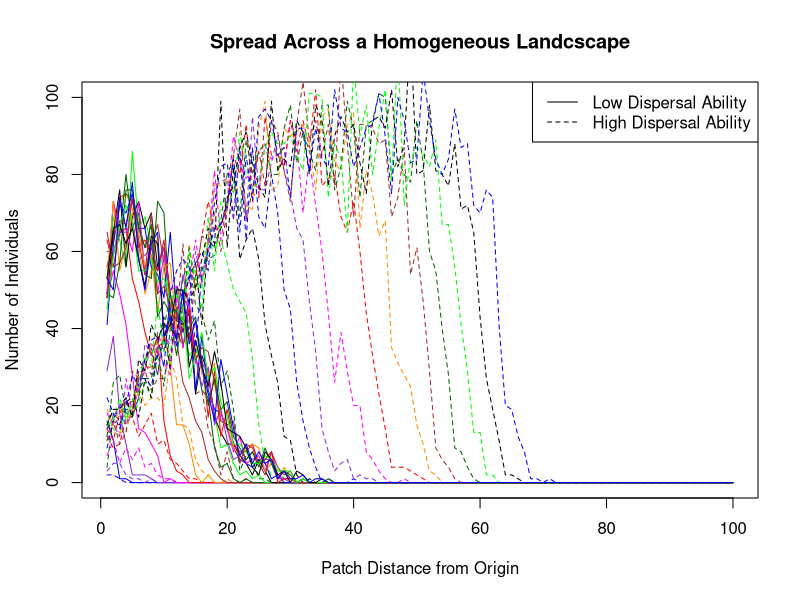
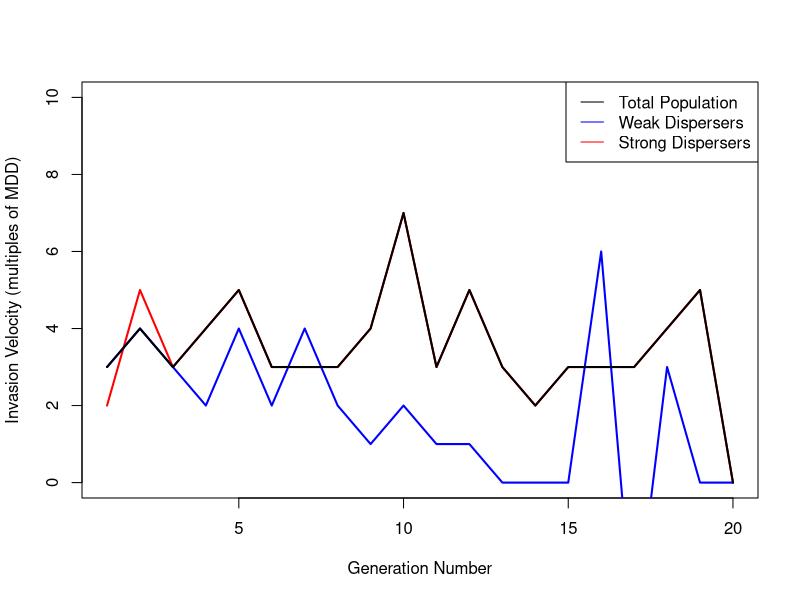
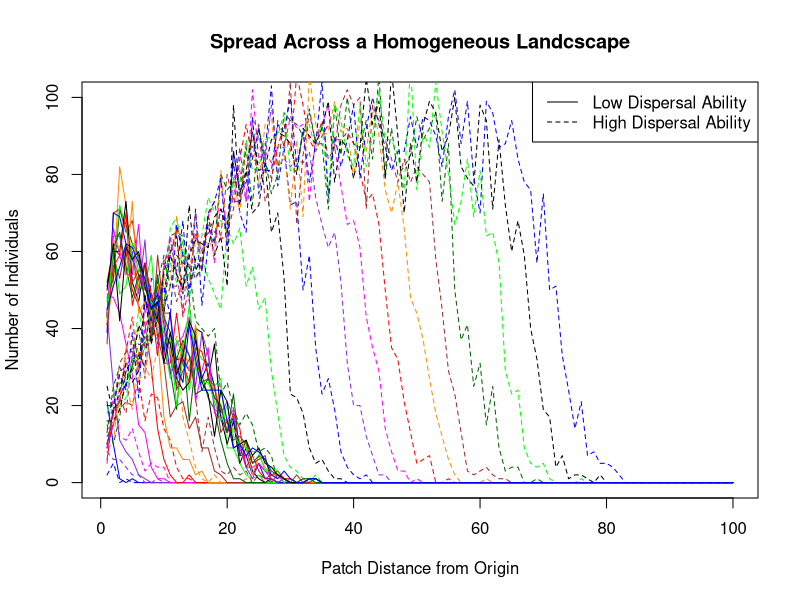
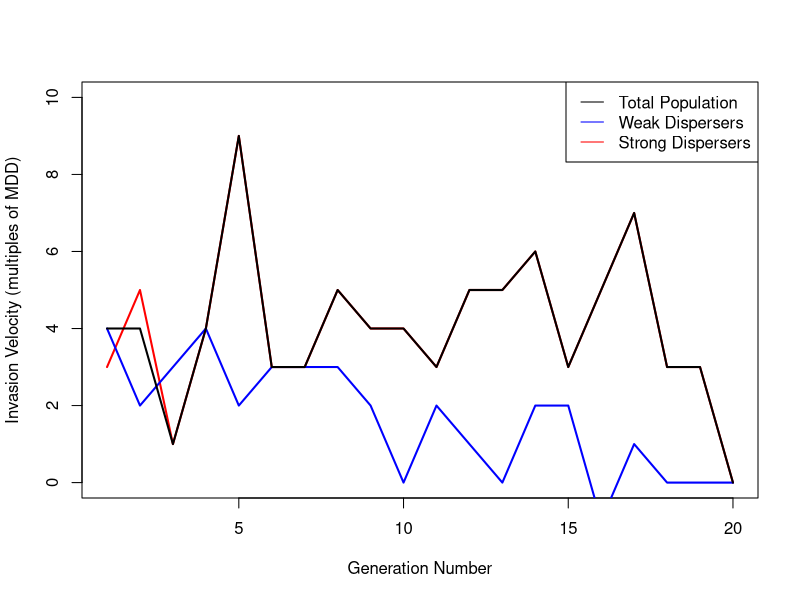
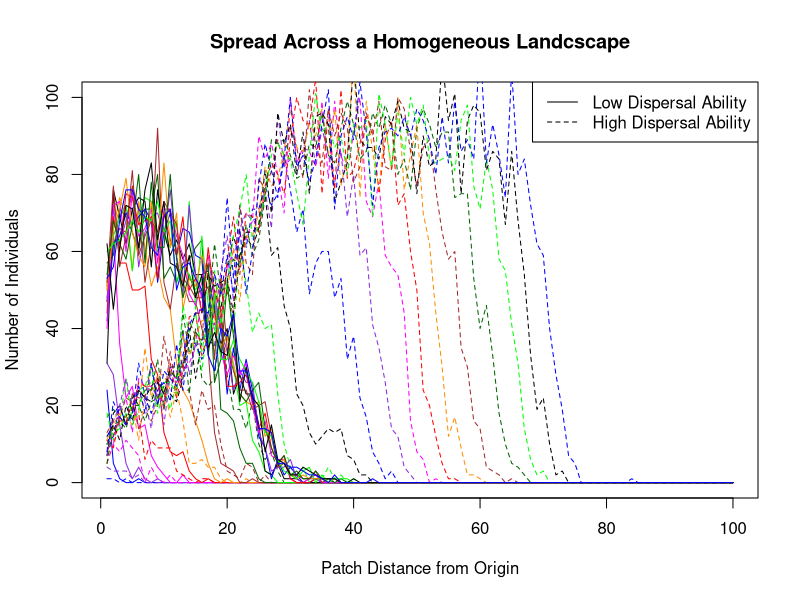
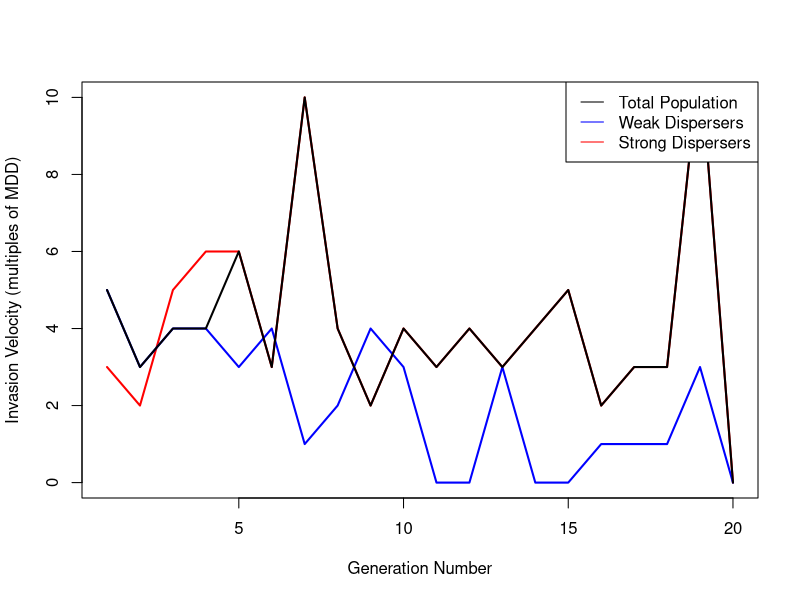
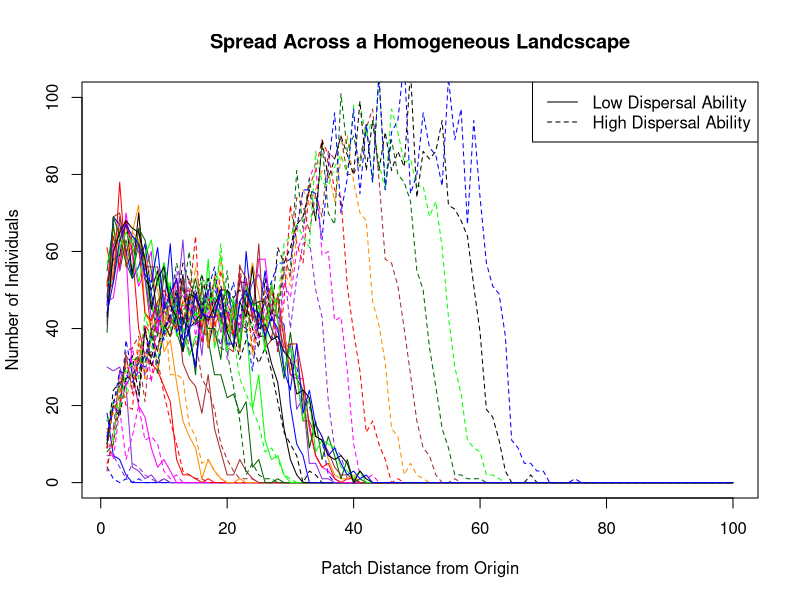
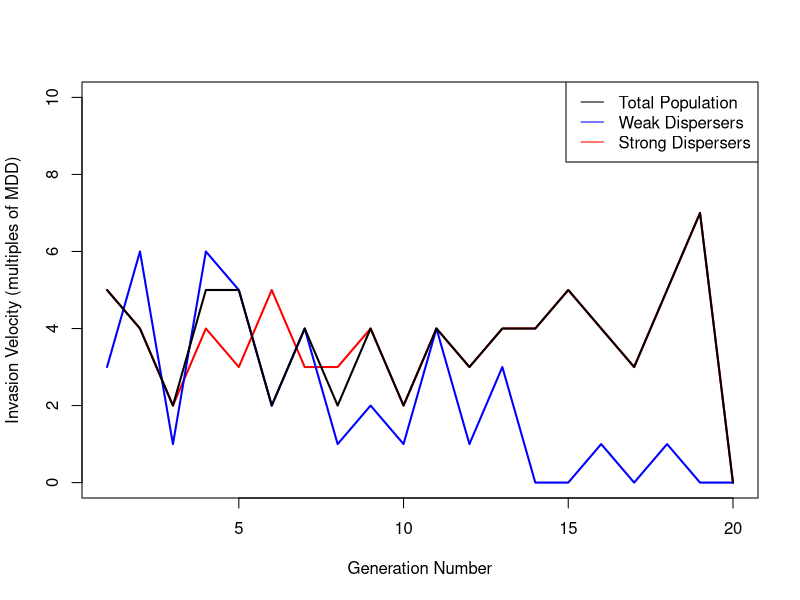

These charts were generated, in order, by the following R code:
## ---- chunk 1
#########################################################

# parameters

#intrinsic rate of increase 
lambda <- 10
#intraspecific competition
alpha <- .1
#distance decay rate (low mdd)
m1 <- 1
#distance decay rate (high mdd)
m2<-0.8
#starting population (small m)
N_0 <- 10
#starting population (big m)
M_0<-2
#number of generations to simulate 
g_max <- 20
#number of patches
patch <- 100
#distance between patches vector
dpatch <- 1
#Define distance vector (for now must be integer distances between patches)
dvect <- seq(from=0,length.out = patch,by=dpatch)

##########################################################
#functions

#seed production function (now discrete)
gNty <- function(j){
  seeds<-vector()
  jnext<-(lambda*j)/(1+alpha*j)
  seeds<-c(seeds,jnext)
  return(round(seeds,0))
}

#dispersal function second version -- refactored to remove unnecessary loops and seperate steps into helpers
disperse2<-function(x,y,m){
  pmove<-vector("numeric", patch)
  if (x==0)
    return(pmove)
  else
    move<-distance(x,m)*direction(x)
  for (i in 1:x){ #this moves seeds to their new home, x is number of seeds, compute for each seed 
    for (j in 1:patch){ #this finds the corresponding home for each seed 
     # place(move[i],pwdist[y,j],pmove[j])
      if (move[i]==pwdist[y,j])
      {pmove[j]<-pmove[j]+1}
    }
  }
 return(pmove) 
}
#dispersal helper -- generate random distances
distance<-function(x,m){
  dist<-round(rexp(x,m),0)
  return(dist)
}

#dispersal helper -- generate random directions
direction<-function(x){
  dir<-rbinom(x,1,0.5)
  sapply(dir,refactor)
}

#direction helper -- refactor 0 to -1
refactor<-function(x){
  if (x==0)
    x<- -1
  else x
}

#calculate how many new patches are colonized at the leading edge this generation
lemove<-function(x){
  moved<-patch-pleft(rev(x))
  return(moved)
}

#lemove helper how many patches left to colonize
pleft<-function(x){
  y<-0
  for (k in 1:patch){
    if (x[k] != 0){
      break
    }
    else y<-y+1
  }
  return(y)
}

#calculate how many patches the leading edge moves each generation
speed<- function(x,y){
  for (i in 1:g_max){
    if (i == 1){
      y[i]<-x[i]-1
   }
    else if (x[i] == 0){
     y[i]<-0
   }
    else
      y[i]=x[i]-x[i-1]
  }
  return(y)
}
##########################################################

# Initialize matrices for storing data

#Population Spread Matrix
#Adds values to each row for each generation
#Coloumns correspond to patches defined by dvect
spread<-matrix(0,g_max,patch)
spread[1,1]<-N_0
spreadhm<-matrix(0,g_max,patch)
spreadhm[1,1]<-M_0
spreadttl<-matrix(0,g_max,patch)
spreadttl[1,]<-spread[1,]+spreadhm[1,]

#Seeds Dispersed
#vector for storing seeds produced, resets each generation
seedsp1<-vector("numeric", patch)
seedsp2<-vector("numeric",patch)
#matrix containing number of plants/seeds in each patch after dispersal
#rows are originating patches where seeds were produced,
#coloumns are where they disperse to
seedsd1<-matrix(0,patch,patch)
seedsd2<-matrix(0,patch,patch)

#Pairwise Distances Matrix
#Distances between patch i,j for row i 
#and coloumn j
pwdist<-matrix(NA,patch,patch)
for (i in 1:patch){
  for (j in 1:patch){
    pwdist[i,j]<-dvect[j]-dvect[i]
  }
}

# vectors for storing colonized patches
col1<-vector("numeric", g_max)
col2<-vector("numeric", g_max)
colt<-vector("numeric", g_max)

#Speed vectors 
speedv1<-vector("numeric", g_max)
speedv2<-vector("numeric",g_max)
speedt<-vector("numeric", g_max)
####################################################################
## ---- chunk 2
#Run Simulation
for (x in 1:10){
  for (i in 1:(g_max-1)){ #for each generation
    total<-spread[i,]+spreadhm[i,]
    ratio<-spread[i,]/total
    ratio[is.nan(ratio)] <- 0
    seeds<-gNty(total)
    seedsp1<-round(ratio*seeds)
   seedsp2<-round((1-ratio)*seeds)
   for (j in 1:patch){ #disperse seeds
     seedsd1[j,]<-disperse2(seedsp1[j],j,m1)
      seedsd2[j,]<-disperse2(seedsp2[j],j,m2)
    }
   spread[i+1,]<-apply(seedsd1,2,sum) #fill in next row in population matrix
   spreadhm[i+1,]<-apply(seedsd2,2,sum)
    spreadttl[i+1,]<-spread[i+1,]+spreadhm[i+1,]
    col1[i]<-lemove(spread[i+1,])#calculate how many patches the leading edge has advanced
    col2[i]<-lemove(spreadhm[i+1,])
    colt[i]<-lemove(spreadttl[i+1,])
  }
  plot(spread[2,], type="l", col="blue",ylim=c(0,100),main="Spread Across a Homogeneous Landcscape",  xlab="Patch Distance from Origin", ylab="Number of Individuals")
  lines(spreadhm[2,], col="blue",lty=2)
  lines(spread[3,], col="blueviolet")
  lines(spreadhm[3,], col="blueviolet",lty=2)
  lines(spreadhm[4,], col="magenta",lty=2)
  lines(spread[4,], col="magenta")
  lines(spread[5,], col="red")
  lines(spreadhm[5,], col="red",lty=2)
  lines(spreadhm[6,], col="darkorange",lty=2)
  lines(spread[6,], col="darkorange")
  lines(spread[7,], col="brown")
  lines(spreadhm[7,], col="brown", lty=2)
  lines(spreadhm[8,], col="darkgreen", lty=2)
  lines(spread[8,], col="darkgreen")
  lines(spread[9,], col="green")
  lines(spreadhm[9,], col="green",lty=2)
  lines(spreadhm[10,], col="black",lty=2)
  lines(spread[10,], col="black")
  lines(spread[11,], col="blue")
  lines(spreadhm[11,], col="blue",lty=2)
  lines(spread[12,], col="blueviolet")
  lines(spreadhm[12,], col="blueviolet",lty=2)
  lines(spreadhm[13,], col="magenta",lty=2)
  lines(spread[13,], col="magenta")
  lines(spread[14,], col="red")
  lines(spreadhm[14,], col="red",lty=2)
  lines(spreadhm[15,], col="darkorange",lty=2)
  lines(spread[15,], col="darkorange")
  lines(spread[16,], col="brown")
  lines(spreadhm[16,], col="brown", lty=2)
  lines(spreadhm[17,], col="darkgreen", lty=2)
  lines(spread[17,], col="darkgreen")
  lines(spread[18,], col="green")
  lines(spreadhm[18,], col="green",lty=2)
  lines(spreadhm[19,], col="black",lty=2)
  lines(spread[19,], col="black")
  lines(spread[20,], col="blue")
  lines(spreadhm[20,], col="blue",lty=2)
  # legend("bottomright", legend=c("Gen. 2", "Gen. 3", "Gen. 4", "Gen. 5", "Gen. 6", "Gen. 7", "Gen. 8", "Gen. 9", "Gen. 10"), col=c("blue","blueviolet","magenta","red","darkorange","brown","darkgreen","green","black"), lty=1, ncol=1,seg.len=1.3)
  legend("topright", legend=c("Low Dispersal Ability", "High Dispersal Ability"), lty=c(1,2))
  speedv1<-speed(col1,speedv1) #combine advances to get invasion velocity of leading edge
  speedv2<-speed(col2,speedv2)
  speedt<-speed(colt,speedt)
  plot(speedv2, type="l", xlab="Generation Number", ylab="Invasion Velocity (multiples of MDD)", lwd=2, col="red", ylim=c(0,10))
  lines(speedv1, col="blue", lwd=2)
  lines(speedt,lwd=2)
  legend("topright", legend=c("Total Population", "Weak Dispersers", "Strong Dispersers"), col=c("black", "blue","red"), lty=1, seg.len=1.5)
}
## ---- chunk 3
#distance decay rate (low mdd)
m1 <- 1
#distance decay rate (high mdd)
m2<-1
#Run Simulation
for (x in 1:10){
  for (i in 1:(g_max-1)){ #for each generation
  total<-spread[i,]+spreadhm[i,]
  ratio<-spread[i,]/total
  ratio[is.nan(ratio)] <- 0
  seeds<-gNty(total)
  seedsp1<-round(ratio*seeds)
  seedsp2<-round((1-ratio)*seeds)
  for (j in 1:patch){ #disperse seeds
    seedsd1[j,]<-disperse2(seedsp1[j],j,m1)
    seedsd2[j,]<-disperse2(seedsp2[j],j,m2)
  }
  spread[i+1,]<-apply(seedsd1,2,sum) #fill in next row in population matrix
  spreadhm[i+1,]<-apply(seedsd2,2,sum)
  spreadttl[i+1,]<-spread[i+1,]+spreadhm[i+1,]
  col1[i]<-lemove(spread[i+1,])#calculate how many patches the leading edge has advanced
  col2[i]<-lemove(spreadhm[i+1,])
   colt[i]<-lemove(spreadttl[i+1,])
  }
  
plot(spread[2,], type="l", col="blue",ylim=c(0,100), xlab="Patch Distance from Origin", ylab="Number of Individuals")
lines(spreadhm[2,], col="blue",lty=2)
lines(spread[3,], col="blueviolet")
lines(spreadhm[3,], col="blueviolet",lty=2)
lines(spreadhm[4,], col="magenta",lty=2)
lines(spread[4,], col="magenta")
lines(spread[5,], col="red")
lines(spreadhm[5,], col="red",lty=2)
lines(spreadhm[6,], col="darkorange",lty=2)
lines(spread[6,], col="darkorange")
lines(spread[7,], col="brown")
lines(spreadhm[7,], col="brown", lty=2)
lines(spread[6,], col="darkorange")
lines(spread[7,], col="brown")
lines(spreadhm[8,], col="darkgreen", lty=2)
lines(spread[6,], col="darkorange")
lines(spread[7,], col="brown")
lines(spread[8,], col="darkgreen")
lines(spread[9,], col="green")
lines(spreadhm[9,], col="green",lty=2)
lines(spreadhm[10,], col="black",lty=2)
lines(spread[10,], col="black")
lines(spread[11,], col="blue")
lines(spreadhm[11,], col="blue",lty=2)
lines(spread[12,], col="blueviolet")
lines(spreadhm[12,], col="blueviolet",lty=2)
lines(spreadhm[13,], col="magenta",lty=2)
lines(spread[13,], col="magenta")
lines(spread[14,], col="red")
lines(spreadhm[14,], col="red",lty=2)
lines(spreadhm[15,], col="darkorange",lty=2)
lines(spread[15,], col="darkorange")
lines(spread[16,], col="brown")
lines(spreadhm[16,], col="brown", lty=2)
lines(spreadhm[17,], col="darkgreen", lty=2)
lines(spread[17,], col="darkgreen")
lines(spread[18,], col="green")
lines(spreadhm[18,], col="green",lty=2)
lines(spreadhm[19,], col="black",lty=2)
lines(spread[19,], col="black")
lines(spread[20,], col="blue")
lines(spreadhm[20,], col="blue",lty=2)
#legend("topleft", legend=c("Gen. 2", "Gen. 3", "Gen. 4", "Gen. 5", "Gen. 6", "Gen. 7", "Gen. 8", "Gen. 9", "Gen. 10"), col=c("blue","blueviolet","magenta","red","darkorange","brown","darkgreen","green","black"), lty=1, ncol=1,seg.len=1.3)
legend("topright", legend=c("Larger Population Control", "Smaller Population Control"), lty=c(1,2))
speedv1<-speed(col1,speedv1) #combine advances to get invasion velocity of leading edge
speedv2<-speed(col2,speedv2)
speedt<-speed(colt,speedt)
plot(speedv2, type="l", xlab="Generation Number", ylab="Invasion Velocity (multiples of MDD)", lwd=2, col="red", ylim=c(0,10))
lines(speedv1, col="blue", lwd=2)
lines(speedt,lwd=2)
legend("topright", legend=c("Total Population", "Smaller Starting Population", "Larger Starting Population"), col=c("black", "blue","red"), lty=1, seg.len=1.5)
}

## ---- chunk 4
#distance decay rate (low mdd)
m1 <- 1
#distance decay rate (high mdd)
m2<-0.5
#Run Simulation
for (x in 1:10){
  for (i in 1:(g_max-1)){ #for each generation
  total<-spread[i,]+spreadhm[i,]
  ratio<-spread[i,]/total
  ratio[is.nan(ratio)] <- 0
  seeds<-gNty(total)
  seedsp1<-round(ratio*seeds)
  seedsp2<-round((1-ratio)*seeds)
  for (j in 1:patch){ #disperse seeds
    seedsd1[j,]<-disperse2(seedsp1[j],j,m1)
    seedsd2[j,]<-disperse2(seedsp2[j],j,m2)
  }
  spread[i+1,]<-apply(seedsd1,2,sum) #fill in next row in population matrix
  spreadhm[i+1,]<-apply(seedsd2,2,sum)
  spreadttl[i+1,]<-spread[i+1,]+spreadhm[i+1,]
  col1[i]<-lemove(spread[i+1,])#calculate how many patches the leading edge has advanced
  col2[i]<-lemove(spreadhm[i+1,])
  colt[i]<-lemove(spreadttl[i+1,])
}
plot(spread[2,], type="l", col="blue",ylim=c(0,100), xlab="Patch Distance from Origin", ylab="Number of Individuals")
lines(spreadhm[2,], col="blue",lty=2)
lines(spread[3,], col="blueviolet")
lines(spreadhm[3,], col="blueviolet",lty=2)
lines(spreadhm[4,], col="magenta",lty=2)
lines(spread[4,], col="magenta")
lines(spread[5,], col="red")
lines(spreadhm[5,], col="red",lty=2)
lines(spreadhm[6,], col="darkorange",lty=2)
lines(spread[6,], col="darkorange")
lines(spread[7,], col="brown")
lines(spreadhm[7,], col="brown", lty=2)
lines(spread[6,], col="darkorange")
lines(spread[7,], col="brown")
lines(spreadhm[8,], col="darkgreen", lty=2)
lines(spread[6,], col="darkorange")
lines(spread[7,], col="brown")
lines(spread[8,], col="darkgreen")
lines(spread[9,], col="green")
lines(spreadhm[9,], col="green",lty=2)
lines(spreadhm[10,], col="black",lty=2)
lines(spread[10,], col="black")
lines(spread[11,], col="blue")
lines(spreadhm[11,], col="blue",lty=2)
lines(spread[12,], col="blueviolet")
lines(spreadhm[12,], col="blueviolet",lty=2)
lines(spreadhm[13,], col="magenta",lty=2)
lines(spread[13,], col="magenta")
lines(spread[14,], col="red")
lines(spreadhm[14,], col="red",lty=2)
lines(spreadhm[15,], col="darkorange",lty=2)
lines(spread[15,], col="darkorange")
lines(spread[16,], col="brown")
lines(spreadhm[16,], col="brown", lty=2)
lines(spreadhm[17,], col="darkgreen", lty=2)
lines(spread[17,], col="darkgreen")
lines(spread[18,], col="green")
lines(spreadhm[18,], col="green",lty=2)
lines(spreadhm[19,], col="black",lty=2)
lines(spread[19,], col="black")
lines(spread[20,], col="blue")
lines(spreadhm[20,], col="blue",lty=2)
#legend("topleft", legend=c("Gen. 2", "Gen. 3", "Gen. 4", "Gen. 5", "Gen. 6", "Gen. 7", "Gen. 8", "Gen. 9", "Gen. 10"), col=c("blue","blueviolet","magenta","red","darkorange","brown","darkgreen","green","black"), lty=1, ncol=1,seg.len=1.3)
legend("topright", legend=c("Low Dispersal Ability", "High Dispersal Ability"), lty=c(1,2))
speedv1<-speed(col1,speedv1) #combine advances to get invasion velocity of leading edge
speedv2<-speed(col2,speedv2)
speedt<-speed(colt,speedt)
plot(speedv2, type="l", xlab="Generation Number", ylab="Invasion Velocity (multiples of MDD)", lwd=2, col="red", ylim=c(0,10))
lines(speedv1, col="blue", lwd=2)
lines(speedt,lwd=2)
legend("topright", legend=c("Total Population", "Smaller Starting Population", "Larger Starting Population"), col=c("black", "blue","red"), lty=1, seg.len=1.5)
}
## ---- chunk 5
#distance decay rate (low mdd)
m1 <- 1
#distance decay rate (high mdd)
m2<-1
#Run Simulation
for (x in 1:10){
  m2<-1
  for (i in 1:(g_max-1)){ #for each generation
  total<-spread[i,]+spreadhm[i,]
  ratio<-spread[i,]/total
  ratio[is.nan(ratio)] <- 0
  seeds<-gNty(total)
  m2<-m2-0.02
  seedsp1<-round(ratio*seeds)
  seedsp2<-round((1-ratio)*seeds)
  for (j in 1:patch){ #disperse seeds
    seedsd1[j,]<-disperse2(seedsp1[j],j,m1)
    seedsd2[j,]<-disperse2(seedsp2[j],j,m2)
  }
  spread[i+1,]<-apply(seedsd1,2,sum) #fill in next row in population matrix
  spreadhm[i+1,]<-apply(seedsd2,2,sum)
  spreadttl[i+1,]<-spread[i+1,]+spreadhm[i+1,]
  col1[i]<-lemove(spread[i+1,])#calculate how many patches the leading edge has advanced
  col2[i]<-lemove(spreadhm[i+1,])
  colt[i]<-lemove(spreadttl[i+1,])
}
plot(spread[2,], type="l", col="blue",ylim=c(0,100), xlab="Patch Distance from Origin", ylab="Number of Individuals")
lines(spreadhm[2,], col="blue",lty=2)
lines(spread[3,], col="blueviolet")
lines(spreadhm[3,], col="blueviolet",lty=2)
lines(spreadhm[4,], col="magenta",lty=2)
lines(spread[4,], col="magenta")
lines(spread[5,], col="red")
lines(spreadhm[5,], col="red",lty=2)
lines(spreadhm[6,], col="darkorange",lty=2)
lines(spread[6,], col="darkorange")
lines(spread[7,], col="brown")
lines(spreadhm[7,], col="brown", lty=2)
lines(spread[6,], col="darkorange")
lines(spread[7,], col="brown")
lines(spreadhm[8,], col="darkgreen", lty=2)
lines(spread[6,], col="darkorange")
lines(spread[7,], col="brown")
lines(spread[8,], col="darkgreen")
lines(spread[9,], col="green")
lines(spreadhm[9,], col="green",lty=2)
lines(spreadhm[10,], col="black",lty=2)
lines(spread[10,], col="black")
lines(spread[11,], col="blue")
lines(spreadhm[11,], col="blue",lty=2)
lines(spread[12,], col="blueviolet")
lines(spreadhm[12,], col="blueviolet",lty=2)
lines(spreadhm[13,], col="magenta",lty=2)
lines(spread[13,], col="magenta")
lines(spread[14,], col="red")
lines(spreadhm[14,], col="red",lty=2)
lines(spreadhm[15,], col="darkorange",lty=2)
lines(spread[15,], col="darkorange")
lines(spread[16,], col="brown")
lines(spreadhm[16,], col="brown", lty=2)
lines(spreadhm[17,], col="darkgreen", lty=2)
lines(spread[17,], col="darkgreen")
lines(spread[18,], col="green")
lines(spreadhm[18,], col="green",lty=2)
lines(spreadhm[19,], col="black",lty=2)
lines(spread[19,], col="black")
lines(spread[20,], col="blue")
lines(spreadhm[20,], col="blue",lty=2)
#legend("topleft", legend=c("Gen. 2", "Gen. 3", "Gen. 4", "Gen. 5", "Gen. 6", "Gen. 7", "Gen. 8", "Gen. 9", "Gen. 10"), col=c("blue","blueviolet","magenta","red","darkorange","brown","darkgreen","green","black"), lty=1, ncol=1,seg.len=1.3)
legend("topright", legend=c("Non-Evolving Dispersal", "Evolving Dispersal"), lty=c(1,2))
speedv1<-speed(col1,speedv1) #combine advances to get invasion velocity of leading edge
speedv2<-speed(col2,speedv2)
speedt<-speed(colt,speedt)
plot(speedv2, type="l", xlab="Generation Number", ylab="Invasion Velocity (multiples of MDD)", lwd=2, col="red", ylim=c(0,10))
lines(speedv1, col="blue", lwd=2)
lines(speedt,lwd=2)
legend("topright", legend=c("Total Population", "Evolving Dispersal", "Non-Evolving Dispersal"), col=c("black", "blue","red"), lty=1, seg.len=1.5)
}
## ---- chunk 6
#distance decay rate (low mdd)
m1 <- 1
#distance decay rate (high mdd)
m2<-1
#population 1 starting 
N_0<-2
#population 2 starting
M_0<-2
#Population Spread Matrix
#Adds values to each row for each generation
#Coloumns correspond to patches defined by dvect
spread<-matrix(0,g_max,patch)
spread[1,1]<-N_0
spreadhm<-matrix(0,g_max,patch)
spreadhm[1,1]<-M_0
spreadttl<-matrix(0,g_max,patch)
spreadttl[1,]<-spread[1,]+spreadhm[1,]
#Run Simulation
for (x in 1:10){
  for (i in 1:(g_max-1)){ #for each generation
  total<-spread[i,]+spreadhm[i,]
  ratio<-spread[i,]/total
  ratio[is.nan(ratio)] <- 0
  seeds<-gNty(total)
  seedsp1<-round(ratio*seeds)
  seedsp2<-round((1-ratio)*seeds)
  for (j in 1:patch){ #disperse seeds
    seedsd1[j,]<-disperse2(seedsp1[j],j,m1)
    seedsd2[j,]<-disperse2(seedsp2[j],j,m2)
  }
  spread[i+1,]<-apply(seedsd1,2,sum) #fill in next row in population matrix
  spreadhm[i+1,]<-apply(seedsd2,2,sum)
  spreadttl[i+1,]<-spread[i+1,]+spreadhm[i+1,]
  col1[i]<-lemove(spread[i+1,])#calculate how many patches the leading edge has advanced
  col2[i]<-lemove(spreadhm[i+1,])
   colt[i]<-lemove(spreadttl[i+1,])
  }
  
plot(spread[2,], type="l", col="blue",ylim=c(0,100), xlab="Patch Distance from Origin", ylab="Number of Individuals")
lines(spreadhm[2,], col="blue",lty=2)
lines(spread[3,], col="blueviolet")
lines(spreadhm[3,], col="blueviolet",lty=2)
lines(spreadhm[4,], col="magenta",lty=2)
lines(spread[4,], col="magenta")
lines(spread[5,], col="red")
lines(spreadhm[5,], col="red",lty=2)
lines(spreadhm[6,], col="darkorange",lty=2)
lines(spread[6,], col="darkorange")
lines(spread[7,], col="brown")
lines(spreadhm[7,], col="brown", lty=2)
lines(spread[6,], col="darkorange")
lines(spread[7,], col="brown")
lines(spreadhm[8,], col="darkgreen", lty=2)
lines(spread[6,], col="darkorange")
lines(spread[7,], col="brown")
lines(spread[8,], col="darkgreen")
lines(spread[9,], col="green")
lines(spreadhm[9,], col="green",lty=2)
lines(spreadhm[10,], col="black",lty=2)
lines(spread[10,], col="black")
lines(spread[11,], col="blue")
lines(spreadhm[11,], col="blue",lty=2)
lines(spread[12,], col="blueviolet")
lines(spreadhm[12,], col="blueviolet",lty=2)
lines(spreadhm[13,], col="magenta",lty=2)
lines(spread[13,], col="magenta")
lines(spread[14,], col="red")
lines(spreadhm[14,], col="red",lty=2)
lines(spreadhm[15,], col="darkorange",lty=2)
lines(spread[15,], col="darkorange")
lines(spread[16,], col="brown")
lines(spreadhm[16,], col="brown", lty=2)
lines(spreadhm[17,], col="darkgreen", lty=2)
lines(spread[17,], col="darkgreen")
lines(spread[18,], col="green")
lines(spreadhm[18,], col="green",lty=2)
lines(spreadhm[19,], col="black",lty=2)
lines(spread[19,], col="black")
lines(spread[20,], col="blue")
lines(spreadhm[20,], col="blue",lty=2)
#legend("topleft", legend=c("Gen. 2", "Gen. 3", "Gen. 4", "Gen. 5", "Gen. 6", "Gen. 7", "Gen. 8", "Gen. 9", "Gen. 10"), col=c("blue","blueviolet","magenta","red","darkorange","brown","darkgreen","green","black"), lty=1, ncol=1,seg.len=1.3)
legend("topright", legend=c("Population 1", "Population 2"), lty=c(1,2))
speedv1<-speed(col1,speedv1) #combine advances to get invasion velocity of leading edge
speedv2<-speed(col2,speedv2)
speedt<-speed(colt,speedt)
plot(speedv2, type="l", xlab="Generation Number", ylab="Invasion Velocity (multiples of MDD)", lwd=2, col="red", ylim=c(0,10))
lines(speedv1, col="blue", lwd=2)
lines(speedt,lwd=2)
legend("topright", legend=c("Total Population", "Population 1", "Population 2"), col=c("black", "blue","red"), lty=1, seg.len=1.5)
}

